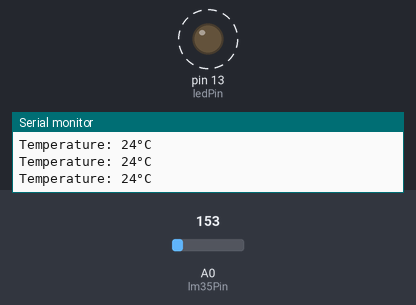
Bench run of a sketch on a simulated Arduino Uno, built with avr-gcc and run on an emulated ATmega328P. Shown: output pins drawn as LEDs (lit = HIGH), the last lines printed to the serial monitor. Dashed ring = blinking. The test bench sets the inputs (shaded band); at power-on: A0 (lm35Pin) = 153.

Above: at 1.2 s.
1.3 s: A0 (lm35Pin) set to 164
At 2.3 s:
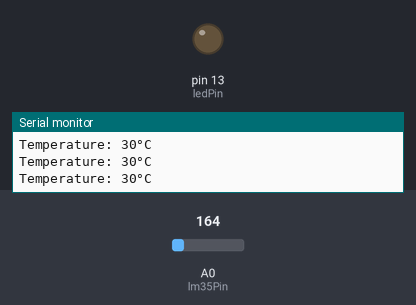
4.3 s: A0 (lm35Pin) set to 114
At 4.94 s:
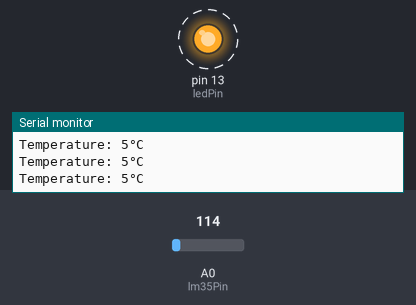
7.3 s: A0 (lm35Pin) set to 133
10.3 s: A0 (lm35Pin) set to 165
At 10.3 s:
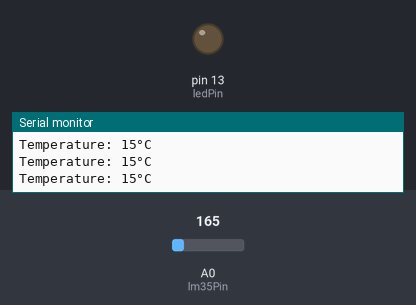
Timing chart, 0 to 12.8 s (numbered marks = the images above; inputs shaded):
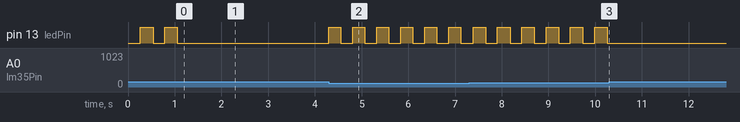

The sketch:

main.ino
```cpp
#include <elapsedMillis.h>

const int lm35Pin = A0;
const int ledPin = 13;

const int lowTempThreshold = 30;
const int highTempThreshold = 30;

elapsedMillis elapsedMillisSinceBlink;

void setup() {
  pinMode(ledPin, OUTPUT);
  Serial.begin(9600);
}

void loop() {
  int temperature = readTemperature();
  if (temperature < lowTempThreshold) {
    blinkLED(250);
  } else if (temperature > highTempThreshold) {
    blinkLED(500);
  } else {
    // Temperature within the desired range, turn off LED
    digitalWrite(ledPin, LOW);
  }

  Serial.print("Temperature: ");
  Serial.print(temperature);
  Serial.println("°C");
}

int readTemperature() {
  int sensorValue = analogRead(lm35Pin);
  float voltage = sensorValue * (5.0 / 1023.0);
  int temperature = (voltage - 0.5) * 100;

  return temperature;
}

void blinkLED(int interval) {
  if (elapsedMillisSinceBlink >= interval) {
    digitalWrite(ledPin, !digitalRead(ledPin));
    elapsedMillisSinceBlink = 0; // Reset elapsed time
  }
}
```

Measured:
- the behaviour switches between 163 and 164 on A0 (lm35Pin) (found by bisection; images 0 and 1)
- after the input at 1.3 s, pin 13 (ledPin): stops changing and stays LOW
- after the input at 4.3 s, pin 13 (ledPin): alternates HIGH for 0.26 s and LOW for 0.26 s, starting at once
- after the input at 10.3 s, pin 13 (ledPin): stops changing and stays LOW
- by itself, pin 13 (ledPin): alternates HIGH for 0.27 s and LOW for 0.25 s
